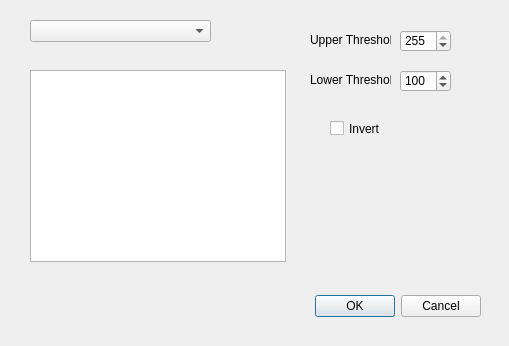
<?xml version="1.0" encoding="UTF-8"?>
<ui version="4.0">
 <class>Dialog</class>
 <widget class="QDialog" name="Dialog">
  <property name="geometry">
   <rect>
    <x>0</x>
    <y>0</y>
    <width>509</width>
    <height>346</height>
   </rect>
  </property>
  <property name="windowTitle">
   <string>Threshold</string>
  </property>
  <widget class="QDialogButtonBox" name="buttonBox">
   <property name="geometry">
    <rect>
     <x>140</x>
     <y>290</y>
     <width>341</width>
     <height>32</height>
    </rect>
   </property>
   <property name="orientation">
    <enum>Qt::Horizontal</enum>
   </property>
   <property name="standardButtons">
    <set>QDialogButtonBox::Cancel|QDialogButtonBox::Ok</set>
   </property>
  </widget>
  <widget class="QComboBox" name="imageSelectionBox">
   <property name="geometry">
    <rect>
     <x>30</x>
     <y>20</y>
     <width>181</width>
     <height>22</height>
    </rect>
   </property>
  </widget>
  <widget class="QGraphicsView" name="graphicsView">
   <property name="geometry">
    <rect>
     <x>30</x>
     <y>70</y>
     <width>256</width>
     <height>192</height>
    </rect>
   </property>
  </widget>
  <widget class="QCheckBox" name="doInvert">
   <property name="geometry">
    <rect>
     <x>330</x>
     <y>120</y>
     <width>70</width>
     <height>17</height>
    </rect>
   </property>
   <property name="text">
    <string>Invert</string>
   </property>
  </widget>
  <widget class="QLabel" name="label">
   <property name="geometry">
    <rect>
     <x>310</x>
     <y>30</y>
     <width>81</width>
     <height>20</height>
    </rect>
   </property>
   <property name="text">
    <string>Upper Threshold</string>
   </property>
  </widget>
  <widget class="QLabel" name="label_2">
   <property name="geometry">
    <rect>
     <x>310</x>
     <y>70</y>
     <width>81</width>
     <height>20</height>
    </rect>
   </property>
   <property name="text">
    <string>Lower Threshold</string>
   </property>
  </widget>
  <widget class="QSpinBox" name="upperThreshold">
   <property name="geometry">
    <rect>
     <x>400</x>
     <y>30</y>
     <width>51</width>
     <height>22</height>
    </rect>
   </property>
   <property name="maximum">
    <number>255</number>
   </property>
   <property name="value">
    <number>255</number>
   </property>
  </widget>
  <widget class="QSpinBox" name="lowerThreshold">
   <property name="geometry">
    <rect>
     <x>400</x>
     <y>70</y>
     <width>51</width>
     <height>22</height>
    </rect>
   </property>
   <property name="maximum">
    <number>255</number>
   </property>
   <property name="value">
    <number>100</number>
   </property>
  </widget>
 </widget>
 <resources/>
 <connections>
  <connection>
   <sender>buttonBox</sender>
   <signal>accepted()</signal>
   <receiver>Dialog</receiver>
   <slot>accept()</slot>
   <hints>
    <hint type="sourcelabel">
     <x>248</x>
     <y>254</y>
    </hint>
    <hint type="destinationlabel">
     <x>157</x>
     <y>274</y>
    </hint>
   </hints>
  </connection>
  <connection>
   <sender>buttonBox</sender>
   <signal>rejected()</signal>
   <receiver>Dialog</receiver>
   <slot>reject()</slot>
   <hints>
    <hint type="sourcelabel">
     <x>316</x>
     <y>260</y>
    </hint>
    <hint type="destinationlabel">
     <x>286</x>
     <y>274</y>
    </hint>
   </hints>
  </connection>
 </connections>
</ui>
